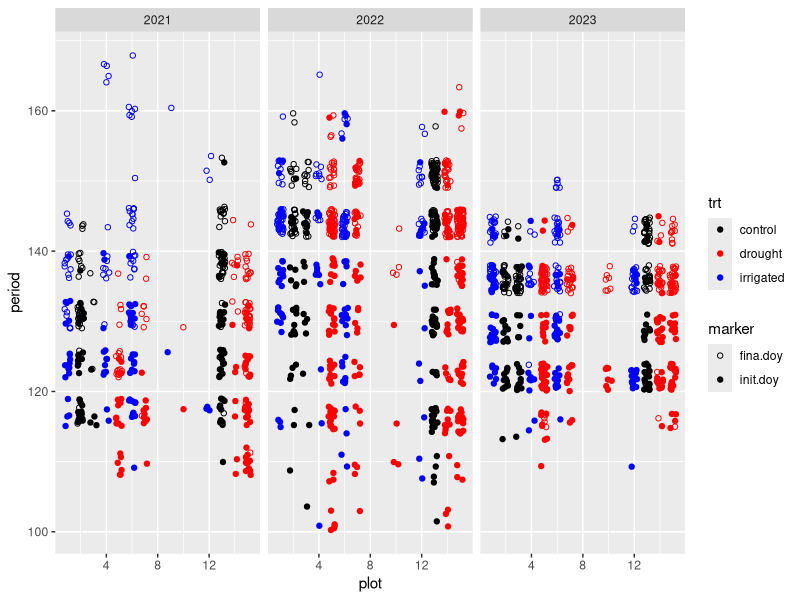
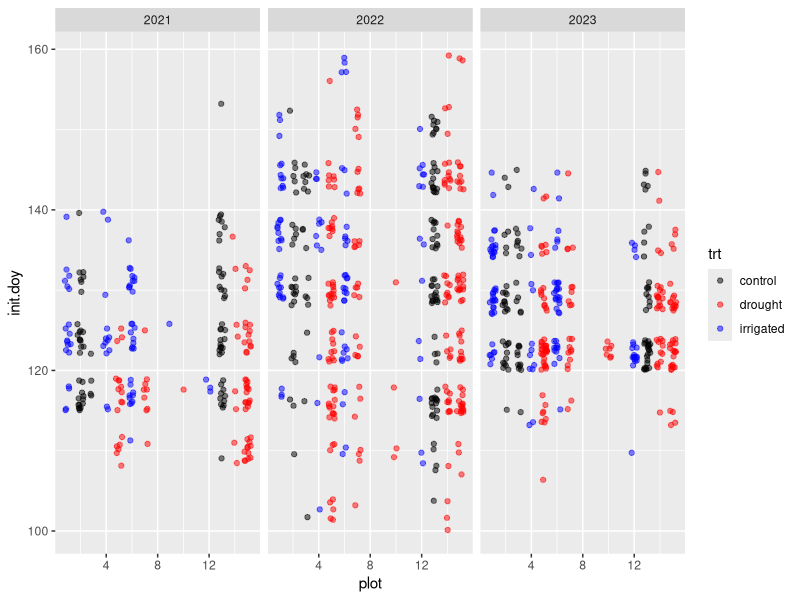
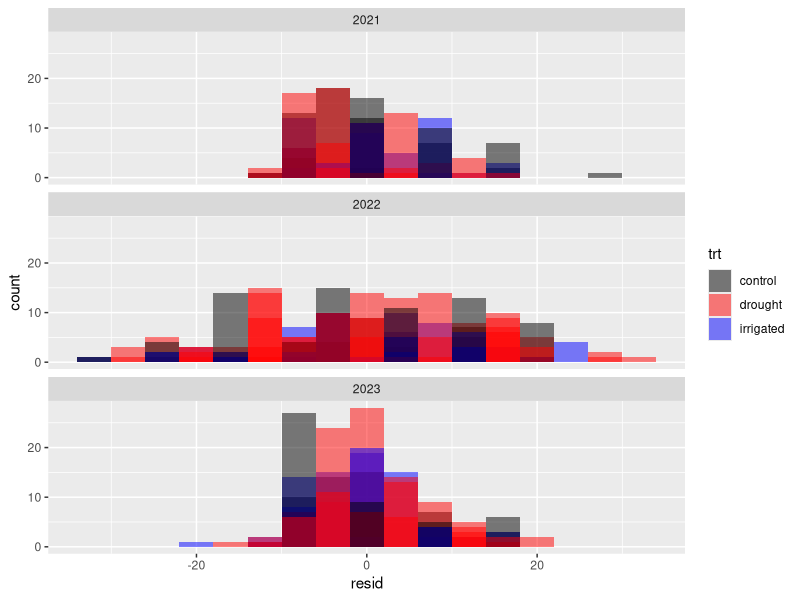
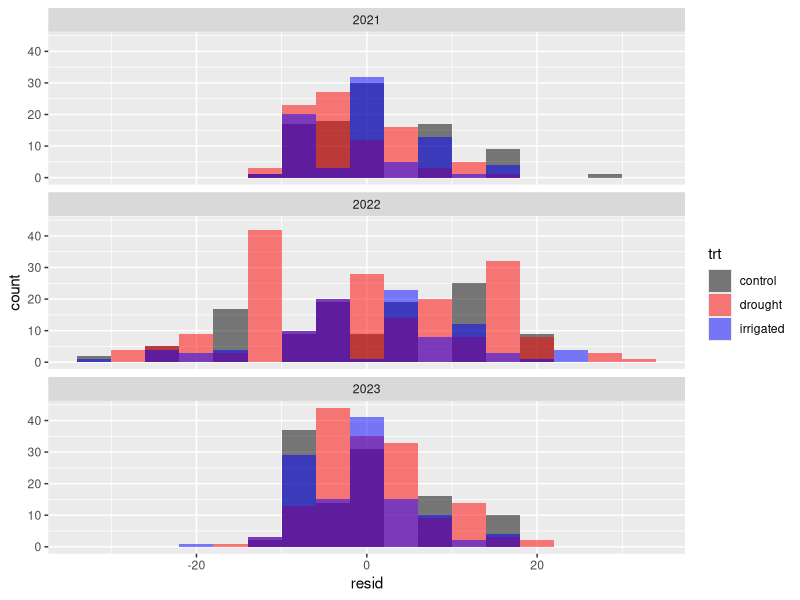
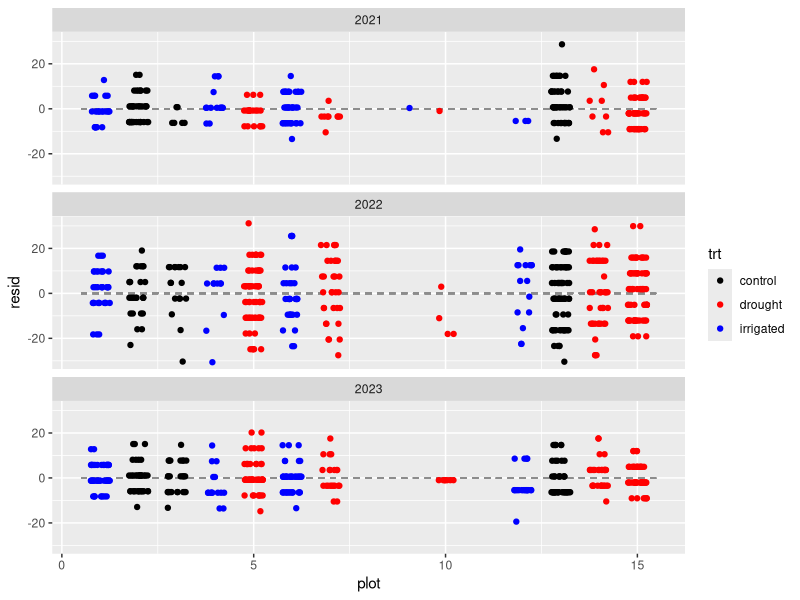
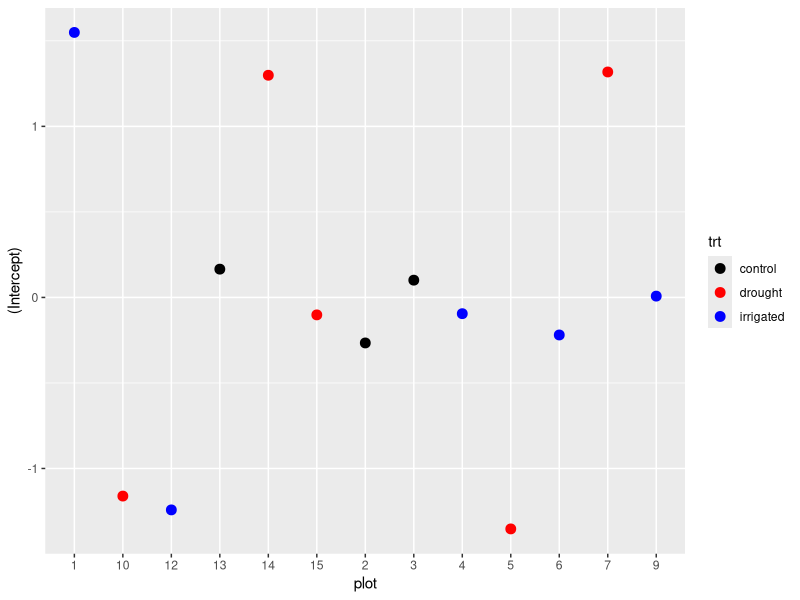
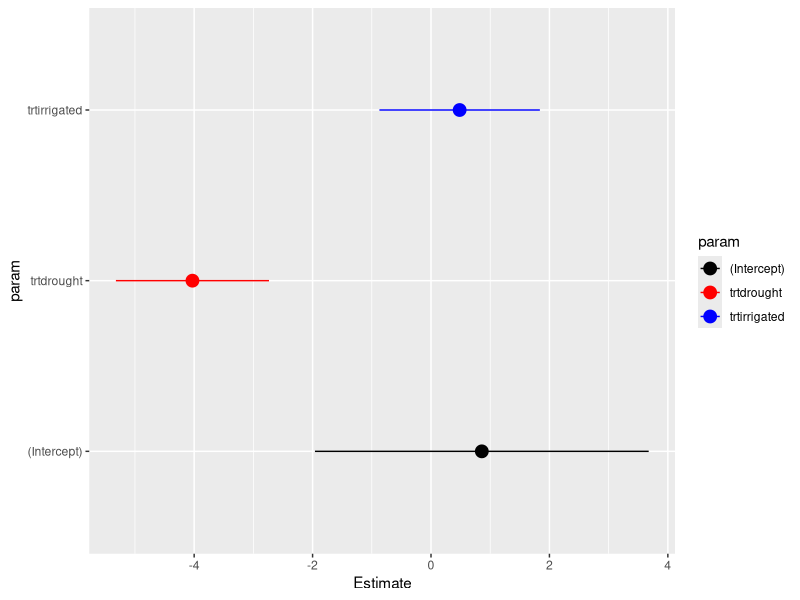

Source code (R) for these figures, in order:
library(ggplot2)
library(dplyr)
library(tidyr)
library(lme4)

phen = merge(
  x = read.csv('01_data_cleaning/out/phenology_all_cleaned.csv'),
  y = read.csv('00_raw_data/plot_treatments.csv')
)

head(phen)

# Putting aside issues with tags between the multiple demo datasets...

#### Visualizations

phen %>%
  select(-c(init.wk, fina.wk)) %>%
  # I think there are multiple rows in here just due to umbel counts...
  # I don't think these rows actually reflect umbel tracking...
  distinct(plantid, year, .keep_all = TRUE) %>%
  pivot_longer(
    cols = contains('doy'),
    names_to = 'marker',
    values_to = 'period'
  ) %>%
  ggplot(aes(x = plot, y = period, colour = trt)) +
  geom_point(aes(shape = marker), position = position_jitter(width = 0.25, height = 2)) +
  scale_shape_manual(values = c(21, 19)) +
  scale_colour_manual(values = c('black', 'red', 'blue')) +
  facet_wrap(~ year)
# not super helpful...

phen %>%
  # I think there are multiple rows in here just due to umbel counts...
  # I don't think these rows actually reflect umbel tracking...
  distinct(plantid, year, .keep_all = TRUE) %>%
  ggplot(aes(x = plot, y = init.doy, colour = trt)) +
  geom_point(alpha = 0.5, position = position_jitter(width = 0.25, height = 2)) +
  scale_colour_manual(values = c('black', 'red', 'blue')) +
  facet_wrap(~ year)
# also doesn't look super great...

phen.mod = phen %>% 
  mutate(across(contains('doy'), ~ . - round(mean(.x, na.rm = TRUE))))

### Fit some models

# Null model
d_0 = lmer(
  init.doy ~ (1 | plot) + (1 | year),
  data = phen.mod
)

c(2.5569^2, 4.5077^2, 9.4504^2) %>% (function(x) x/sum(x))
# okay, so absent any other effects estimated, only ~24% of variance is plot and year-level
# (seems... not super convincing...)
# (although - our estimates of year-to-year variance is going to be super uncertain)

summary(d_0)

# Treatment effect
d_t = lmer(
  init.doy ~ trt + (1 | plot) + (1 | year),
  data = phen.mod
)

summary(d_t)
# ate away at some of the (already small) plot-to-plot variance
# does appear that drought means earlier flowering though!

# Try a likelihood ratio test (chi-squared test statistic)
anova(d_t, d_0)

# Okay! Does indeed look like there are effects of treatment!

# Could now see if treatment effects vary by year (which they surely do...)

d_yt = lmer(
  init.doy ~ (1 | plot) + (trt | year),
  data = phen.mod
)
# argh... singularity
# probably just not enough years to do this well.


# Look at residuals of the treatment model.
# (are residuals plot/year centered?)
predict(d_t) + residuals(d_t)
predict(d_t, re.form = NA) + residuals(d_t) 
predict(d_t, re.form = NULL) + residuals(d_t) 
# default is NULL, so residuals are plot/year centered

# Group = plot
phen.mod %>%
  mutate(resid = residuals(d_t)) %>%
  ggplot(aes(x = resid, group = plot, fill = trt)) +
  geom_histogram(position = position_identity(), alpha = 0.5, binwidth = 4) +
  scale_fill_manual(values = c('black', 'red', 'blue')) +
  facet_wrap(~ year, ncol = 1)
# oh my... lots of variance in 2023

# Group = trt
phen.mod %>%
  mutate(resid = residuals(d_t)) %>%
  ggplot(aes(x = resid, group = trt, fill = trt)) +
  geom_histogram(position = position_identity(), alpha = 0.5, binwidth = 4) +
  scale_fill_manual(values = c('black', 'red', 'blue')) +
  facet_wrap(~ year, ncol = 1)

# So inference here... not ideal.
# (this may explain why the treatment-by-year model didn't behave)

phen.mod %>%
  mutate(resid = residuals(d_t)) %>%
  ggplot(aes(x = plot, y = resid, colour = trt)) +
  geom_segment(aes(x = 0.5, xend = 15.5, y = 0, yend = 0), linetype = 2, colour = 'gray55') +
  geom_point(position = position_jitter(width = 0.25)) +
  scale_colour_manual(values = c('black', 'red', 'blue')) +
  facet_wrap(~ year, ncol = 1)
# doesn't look so bad, although certainly more variance in 2022

# Look at effects
ranef(d_t)$plot %>%
  mutate(plot = row.names(.)) %>%
  merge(distinct(phen.mod, plot, trt)) %>%
  ggplot(aes(x = plot, y = `(Intercept)`, colour = trt)) +
  geom_point(size = 3) +
  scale_colour_manual(values = c('black', 'red', 'blue'))
# Not very much variation in the control plots, but considerable variation in
# treatment plots
# Also nothing super consistent within treatment groups.

summary(d_t)

coef(d_t)
coefficients(d_t)

summary(d_t)$coefficients %>%
  as.data.frame() %>%
  mutate(param = row.names(.)) %>%
  ggplot(aes(y = param, colour = param)) +
  geom_point(aes(x = Estimate), size = 4) +
  geom_segment(aes(yend = param, x = Estimate - `Std. Error`, xend = Estimate + `Std. Error`)) +
  scale_colour_manual(values = c('black', 'red', 'blue'))

# but maybe I could look just at start dates for individual umbels?

# ### First, some housekeeping
# 
# # The demo.seed is upstream of the imputed survival data frame I've been using
# # It's possible that some plantids changed when doing the survival imputing
# # Let's do a quick comparison here
# 
# # Read in both data frames
# demo.impu = read.csv('01_data_cleaning/out/demo_imputed_survival.csv')
# demo.seed = read.csv('01_data_cleaning/out/demo_seed_v1.csv')
# 
# head(demo.seed)
# table(demo.seed$year)
# # the seed data frame has two different plantid columns
# demo.seed %>% group_by(is.same = plantid.demo == plantid.seed) %>% summarise(n = n())
# # in most cases  they're different...
# demo.seed %>% filter(plantid.demo != plantid.seed) %>% head()
# # looks like the differences are mostly in the coordinates (lol)
# 
# # Get a data frame to compare them
# demo.compare = merge(
#   # add an `in.demo` column
#   x = demo.impu %>% filter(Year > 2020) %>% select(Year, plantid) %>% mutate(in.demo = TRUE),
#   y = demo.seed %>% distinct(year, plantid.demo),
#   by.x = c('Year', 'plantid'), by.y = c('year', 'plantid.demo'),
#   # get all plants from the seed dataset
#   # if there's a mis-alignment, then we'll get NAs in the `in.demo` column
#   all.y = TRUE
# )
# 
# demo.compare %>% filter(is.na(in.demo)) %>% nrow()
# # 38 plants
# 
# demo.compare %>% filter(is.na(in.demo))
# # why are there NAs...
# 
